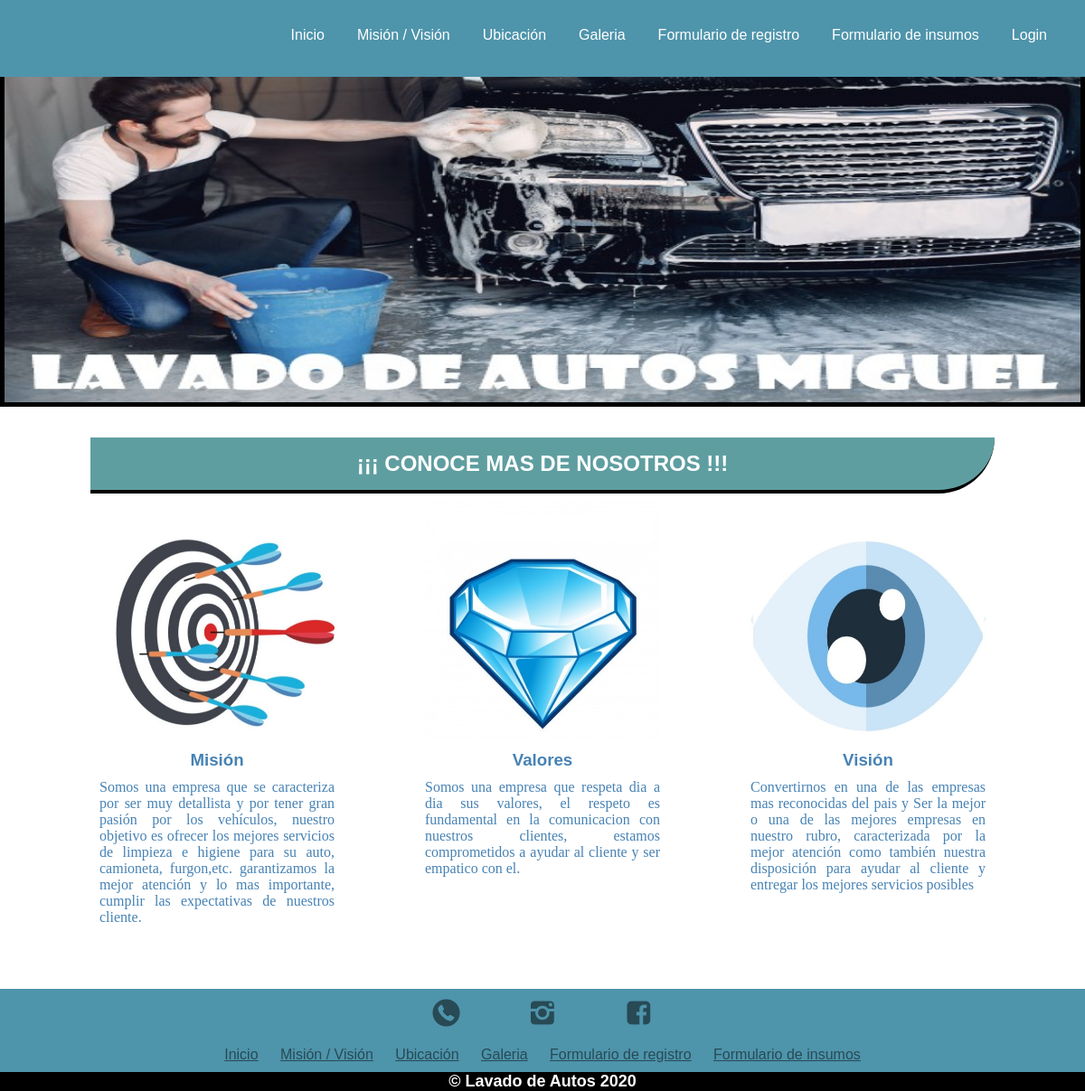
The page /mision_vision/ on the database its author committed.
### miProyectodwy/models.py (models this page shows, shortened)
class Slider1(models.Model):
    ident = models.CharField(max_length=15,primary_key=True)
    imagen = models.ImageField(upload_to='autos',null=True)

class MisionyVision(models.Model):
    ident = models.CharField(max_length=15,primary_key=True)
    mision = models.TextField()
    vision = models.TextField()
    valores = models.TextField(null=False,default=1)

### miProyectodwy/views.py (the view)
# urls.py: path('mision_vision/',mision_vision,name='MISIONVISION'),
def mision_vision(request):
    lista = MisionyVision.objects.all()
    sliders = Slider1.objects.all()
    return render(request,'web/mision_vision.html',{'imagenes':sliders,'lista':lista})

### miProyectodwy/templates/web/mision_vision.html
{% extends "web/plantilla.html" %}
{% load static%}
{% block contenido %}
 {% for item in lista %}
      <section class="misionyvision">
        <div class="contenedorr">
            <h1 class="titulomision">¡¡¡ CONOCE MAS DE NOSOTROS !!!</h1>
            <div class="misionyvision-cont">
                <div class="misionyvision-img">
                   <img src=" {%static 'img/mision.jpg'%}" alt="">
                    <h3>Misión</h3>
                    <p>{{item.mision}}</p>
                </div>
                <div class="misionyvision-img">
                    <img src=" {%static 'img/valores.jpg'%}" alt="">
                    <h3>Valores</h3>
                    <p> {{item.valores}}</p>
                </div>
                <div class="misionyvision-img">
                    <img src=" {%static 'img/vision.jpg'%}" alt="">
                    <h3>Visión</h3>
                    <p>{{item.vision}}</p>
                </div>
            </div>
        </div>
    </section>
    {% endfor %}
{% endblock  %}

### miProyectodwy/templates/web/plantilla.html (shortened to what this page needs)
<!DOCTYPE html>
<html lang="es">
{% load static %}
<head>
    <link rel="stylesheet" href="{%static 'iconos/css/fontello.css' %}">
    <link rel="stylesheet" href="{%static 'css/menu.css' %}">
    <link rel="stylesheet" href="{%static 'css/estilos-index.css' %}">
    <link rel="stylesheet" href="{% static 'css/footer.css' %}">
    <link rel="stylesheet" href="{%static 'css/misionvision.css'%}">
    <link rel="stylesheet" href="{%static 'css/ubicacion.css' %}">
    <link rel="stylesheet" href="{%static 'css/galeria.css'  %}">
    <link rel="stylesheet" href=" {%static 'dist/css/lightbox.min.css' %}">
    <link rel="stylesheet" href="{%static 'css/formulario_registro.css' %}">
    <link rel="stylesheet" href=" {%static 'css/formulario_insumos.css' %}">
    <link rel="stylesheet" href="{%static 'js/script.js' %}">
</head>
<body>
    <header>
        <nav class="menu">
            <ul>
                <li><a href="{% url 'INDEX' %}">Inicio</a></li>
                <li><a href="{% url 'MISIONVISION' %}">Misión / Visión</a></li>
                <li><a href="{% url 'UBICACION' %}">Ubicación</a></li>
                <li><a href="{% url 'GALERIA' %}">Galeria</a></li>
                <li><a href="{% url 'FORMULARIOREGISTRO' %}">Formulario de registro</a></li>
                <li><a href="{% url 'FORMULARIOINSUMOS' %}">Formulario de insumos</a></li>
                {% if user.is_authenticated %}
                <li><a href="{% url 'LOGOUT' %}">Cerrar sesion</a></li>
                {% else %}
                <li><a href="{% url 'LOGIN' %}">Login</a></li>
                {% endif %}
            </ul>
        </nav>
    </header>
    <main>
        <div class="slider">
            <ul>
                {% for item in imagenes %}
                <li id="{{item.ident}}"> <img src="{{item.imagen.url}}" alt=""></li>
                {% endfor %}
            </ul>
        </div>
        {% block contenido  %}
        {% endblock contenido  %}
    </main>
    <footer>
        <div class="contenedor-footer">
            <div class="sociales">
                <a href="https://web.whatsapp.com"><label class="icon-whatsapp"></label></a>
                <a href="https://www.instagram.com"><label class="icon-instagram"></label></a>
                <a href="https://www.facebook.com/"><label class="icon-facebook"></label></a>
            </div>
            <div class="paginas">
                <a href="{% url 'INDEX' %}">Inicio</a>
                <a href="{% url 'MISIONVISION' %}">Misión / Visión</a>
                <a href="{% url 'UBICACION' %}">Ubicación</a>
                <a href="{% url 'GALERIA' %}">Galeria</a>
                <a href="{% url 'FORMULARIOREGISTRO' %}">Formulario de registro</a>
                <a href="{% url 'FORMULARIOINSUMOS' %}">Formulario de insumos</a>
            </div>
        </div>
        <h2 class="titulo-final">&copy; Lavado de Autos 2020</h2>
    </footer>
</body>
</html>

### miProyectodwy/static/css/menu.css (style rules this page uses)
* { margin: 0; padding: 0; box-sizing: border-box; font-family: Arial, Helvetica, sans-serif; }
header { width: 100%; height: 85px; background: #4e94ab; position: fixed; z-index: 100; }
.menu { width: auto; float: right; margin-top: 30px; margin-right: 2%; }
.menu ul { display: flex; }
.menu li { list-style: none; }
.menu li a { padding: 18px; text-decoration: none; color: white; }

### miProyectodwy/static/css/estilos-index.css (style rules this page uses)
.slider { width: 100%; margin: auto; overflow: hidden; }
.slider ul { display: flex; padding: 0%; width: 400%; animation: cambio 20s infinite alternate; }
.slider li { width: 100%; list-style: none; }
.slider img { width: 100%; height: 450px; border: 5px solid black; }

### miProyectodwy/static/css/footer.css (style rules this page uses)
footer { background: #4E94AB; width: 100%; overflow: hidden; }
.contenedor-footer .sociales { width: 100%; height: auto; text-align: center; padding: 10px 0; }
.icon-whatsapp, .icon-instagram, .icon-facebook { padding: 30px; color: rgba(0, 0, 0, 0.5); font-size: 30px; }
.contenedor-footer .paginas { width: 100%; margin: auto; background: #4E94AB; float: left; text-align: center; padding: 10px 0; }
.paginas a { color: rgba(0, 0, 0, 0.5); padding: 10px; }
.titulo-final { background: black; color: white; font-size: 18px; margin: auto; text-align: center; }

### miProyectodwy/static/css/misionvision.css (style rules this page uses)
.slider { width: 100%; margin: auto; overflow: hidden; }
.slider ul { display: flex; padding: 0%; width: 400%; animation: cambio 20s infinite alternate; }
.slider li { width: 100%; list-style: none; }
.slider img { width: 100%; height: 450px; border: 5px solid black; }
.contenedorr { padding: 30px 0; width: 90%; max-width: 1000px; margin: auto; overflow: hidden; }
.misionyvision { padding-bottom: 30px; }
.misionyvision-cont { display: flex; justify-content: space-between; color: steelblue; }
.misionyvision-img { width: 28%; text-align: center; padding: 10px; }
.misionyvision-img img { width: 100%; }
.misionyvision-img h3 { margin: 10px 0; }
.misionyvision-img p { font-weight: 300; text-align: justify; font-family: cursive; }
.titulomision { background-color: cadetblue; font-family: Verdana, Geneva, Tahoma, sans-serif; color: white; padding: 15px; text-align: center; border-bottom: solid 4px black; border-top-left-radius: 0px; border-bottom-right-radius: 70px; }

### miProyectodwy/static/css/galeria.css (style rules this page uses)
body { font-family: cursive; }

### rows shown on the page
Slider1: imagen (picture)
MisionyVision: mision "Somos una empresa que se caracteriza por ser muy detallista y por tener gran pasión por los vehículos, nuestro objetivo es ofrecer los mejores servicios de limpieza e higiene para su auto, camioneta, furgon,etc. garantizamos la mejor atención y lo mas importante, cumplir las expectativas de nuestros cliente.", valores "Somos una empresa que respeta dia a dia sus valores, el respeto es fundamental en la comunicacion con nuestros clientes, estamos comprometidos a ayudar al cliente y ser empatico con el.", vision "Convertirnos en una de las empresas mas reconocidas del pais y Ser la mejor o una de las mejores empresas en nuestro rubro, caracterizada por la mejor atención como también nuestra disposición para ayudar al cliente y entregar los mejores servicios posibles"
